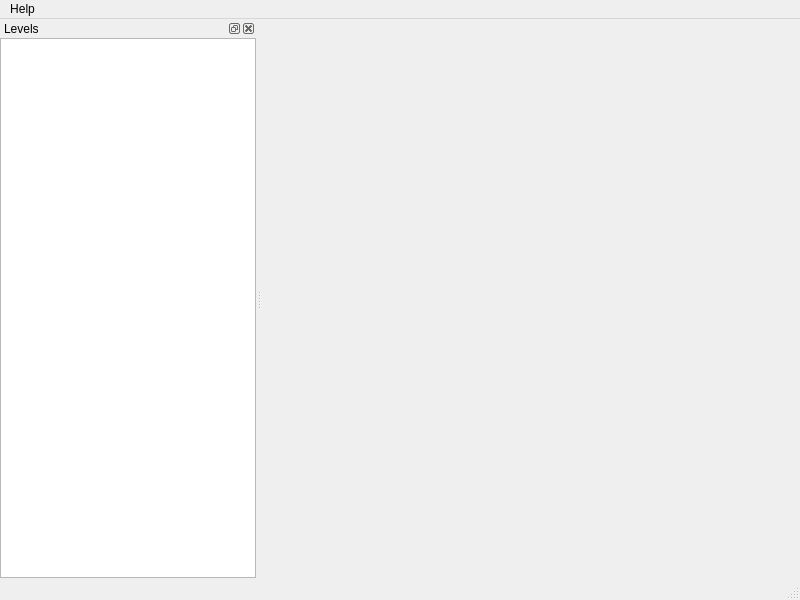
<?xml version="1.0" encoding="UTF-8"?>
<ui version="4.0">
 <class>StatisticsMainWindow</class>
 <widget class="QMainWindow" name="StatisticsMainWindow">
  <property name="geometry">
   <rect>
    <x>0</x>
    <y>0</y>
    <width>800</width>
    <height>600</height>
   </rect>
  </property>
  <property name="windowTitle">
   <string>MainWindow</string>
  </property>
  <widget class="QWidget" name="centralwidget">
   <layout class="QGridLayout" name="gridLayout">
    <property name="leftMargin">
     <number>0</number>
    </property>
    <property name="topMargin">
     <number>0</number>
    </property>
    <property name="rightMargin">
     <number>0</number>
    </property>
    <property name="bottomMargin">
     <number>0</number>
    </property>
    <item row="0" column="0">
     <widget class="StatisticsWidget" name="widgetStatistics" native="true"/>
    </item>
   </layout>
  </widget>
  <widget class="QMenuBar" name="menubar">
   <property name="geometry">
    <rect>
     <x>0</x>
     <y>0</y>
     <width>800</width>
     <height>30</height>
    </rect>
   </property>
   <widget class="QMenu" name="menuHelp">
    <property name="title">
     <string>Help</string>
    </property>
    <addaction name="actionAbout"/>
   </widget>
   <addaction name="menuHelp"/>
  </widget>
  <widget class="QStatusBar" name="statusbar"/>
  <widget class="QDockWidget" name="dockWidgetLevels">
   <property name="windowTitle">
    <string>Levels</string>
   </property>
   <attribute name="dockWidgetArea">
    <number>1</number>
   </attribute>
   <widget class="QWidget" name="dockWidgetContents">
    <layout class="QGridLayout" name="gridLayout_2">
     <property name="leftMargin">
      <number>0</number>
     </property>
     <property name="topMargin">
      <number>0</number>
     </property>
     <property name="rightMargin">
      <number>0</number>
     </property>
     <property name="bottomMargin">
      <number>0</number>
     </property>
     <item row="0" column="0">
      <widget class="QTreeView" name="treeViewLevels"/>
     </item>
    </layout>
   </widget>
  </widget>
  <action name="actionAbout">
   <property name="icon">
    <iconset resource="../../Resources/KaladriusTrainer.qrc">
     <normaloff>:/Icons/question.png</normaloff>:/Icons/question.png</iconset>
   </property>
   <property name="text">
    <string>About</string>
   </property>
  </action>
 </widget>
 <customwidgets>
  <customwidget>
   <class>StatisticsWidget</class>
   <extends>QWidget</extends>
   <header location="global">Statistics/StatisticsWidget.h</header>
   <container>1</container>
  </customwidget>
 </customwidgets>
 <resources>
  <include location="../../Resources/KaladriusTrainer.qrc"/>
 </resources>
 <connections/>
</ui>
